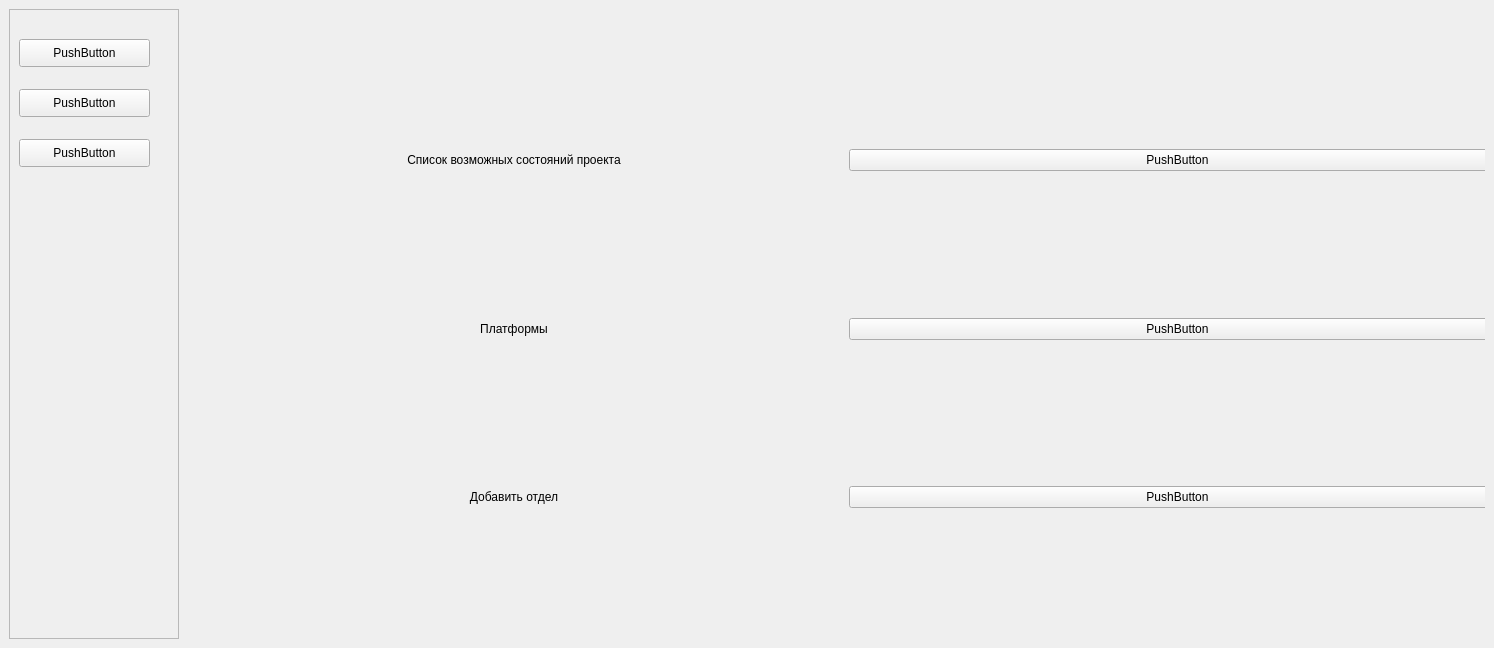
<?xml version="1.0" encoding="UTF-8"?>
<ui version="4.0">
 <class>MainWindo</class>
 <widget class="QMainWindow" name="MainWindo">
  <property name="geometry">
   <rect>
    <x>0</x>
    <y>0</y>
    <width>1494</width>
    <height>648</height>
   </rect>
  </property>
  <property name="windowTitle">
   <string>Game Dev Company databases</string>
  </property>
  <widget class="QWidget" name="centralwidget">
   <layout class="QGridLayout" name="gridLayout_3">
    <item row="0" column="0">
     <widget class="QFrame" name="frame_2">
      <property name="minimumSize">
       <size>
        <width>170</width>
        <height>0</height>
       </size>
      </property>
      <property name="frameShape">
       <enum>QFrame::StyledPanel</enum>
      </property>
      <property name="frameShadow">
       <enum>QFrame::Raised</enum>
      </property>
      <widget class="QPushButton" name="pushButton_3">
       <property name="geometry">
        <rect>
         <x>10</x>
         <y>30</y>
         <width>131</width>
         <height>28</height>
        </rect>
       </property>
       <property name="text">
        <string>PushButton</string>
       </property>
      </widget>
      <widget class="QPushButton" name="pushButton_4">
       <property name="geometry">
        <rect>
         <x>10</x>
         <y>80</y>
         <width>131</width>
         <height>28</height>
        </rect>
       </property>
       <property name="text">
        <string>PushButton</string>
       </property>
      </widget>
      <widget class="QPushButton" name="pushButton_5">
       <property name="geometry">
        <rect>
         <x>10</x>
         <y>130</y>
         <width>131</width>
         <height>28</height>
        </rect>
       </property>
       <property name="text">
        <string>PushButton</string>
       </property>
      </widget>
     </widget>
    </item>
    <item row="0" column="2">
     <widget class="QStackedWidget" name="stackedWidget">
      <property name="minimumSize">
       <size>
        <width>980</width>
        <height>600</height>
       </size>
      </property>
      <property name="currentIndex">
       <number>1</number>
      </property>
      <widget class="QWidget" name="page">
       <widget class="QTableWidget" name="tableWidget">
        <property name="geometry">
         <rect>
          <x>280</x>
          <y>0</y>
          <width>1001</width>
          <height>591</height>
         </rect>
        </property>
       </widget>
       <widget class="QTextBrowser" name="textBrowser">
        <property name="geometry">
         <rect>
          <x>10</x>
          <y>80</y>
          <width>256</width>
          <height>51</height>
         </rect>
        </property>
       </widget>
       <widget class="QPushButton" name="pushButton">
        <property name="geometry">
         <rect>
          <x>90</x>
          <y>160</y>
          <width>93</width>
          <height>28</height>
         </rect>
        </property>
        <property name="text">
         <string>PushButton</string>
        </property>
       </widget>
       <widget class="QPushButton" name="pushButton_2">
        <property name="geometry">
         <rect>
          <x>100</x>
          <y>490</y>
          <width>93</width>
          <height>28</height>
         </rect>
        </property>
        <property name="text">
         <string>PushButton</string>
        </property>
       </widget>
      </widget>
      <widget class="QWidget" name="page_2">
       <widget class="QWidget" name="gridLayoutWidget">
        <property name="geometry">
         <rect>
          <x>0</x>
          <y>-1</y>
          <width>1321</width>
          <height>641</height>
         </rect>
        </property>
        <layout class="QGridLayout" name="gridLayout">
         <item row="0" column="1">
          <spacer name="verticalSpacer_3">
           <property name="orientation">
            <enum>Qt::Vertical</enum>
           </property>
           <property name="sizeHint" stdset="0">
            <size>
             <width>20</width>
             <height>40</height>
            </size>
           </property>
          </spacer>
         </item>
         <item row="2" column="1">
          <spacer name="verticalSpacer_2">
           <property name="orientation">
            <enum>Qt::Vertical</enum>
           </property>
           <property name="sizeHint" stdset="0">
            <size>
             <width>20</width>
             <height>40</height>
            </size>
           </property>
          </spacer>
         </item>
         <item row="1" column="0">
          <widget class="QLabel" name="label">
           <property name="text">
            <string>Список возможных состояний проекта</string>
           </property>
           <property name="alignment">
            <set>Qt::AlignCenter</set>
           </property>
           <property name="wordWrap">
            <bool>false</bool>
           </property>
          </widget>
         </item>
         <item row="3" column="0">
          <widget class="QLabel" name="label_2">
           <property name="text">
            <string>Платформы</string>
           </property>
           <property name="alignment">
            <set>Qt::AlignCenter</set>
           </property>
          </widget>
         </item>
         <item row="4" column="1">
          <spacer name="verticalSpacer">
           <property name="orientation">
            <enum>Qt::Vertical</enum>
           </property>
           <property name="sizeHint" stdset="0">
            <size>
             <width>20</width>
             <height>40</height>
            </size>
           </property>
          </spacer>
         </item>
         <item row="6" column="1">
          <spacer name="verticalSpacer_4">
           <property name="orientation">
            <enum>Qt::Vertical</enum>
           </property>
           <property name="sizeHint" stdset="0">
            <size>
             <width>20</width>
             <height>40</height>
            </size>
           </property>
          </spacer>
         </item>
         <item row="1" column="1">
          <widget class="QPushButton" name="pushButton_6">
           <property name="text">
            <string>PushButton</string>
           </property>
          </widget>
         </item>
         <item row="5" column="1">
          <widget class="QPushButton" name="pushButton_8">
           <property name="text">
            <string>PushButton</string>
           </property>
          </widget>
         </item>
         <item row="3" column="1">
          <widget class="QPushButton" name="pushButton_7">
           <property name="text">
            <string>PushButton</string>
           </property>
          </widget>
         </item>
         <item row="5" column="0">
          <widget class="QLabel" name="label_3">
           <property name="text">
            <string>Добавить отдел</string>
           </property>
           <property name="alignment">
            <set>Qt::AlignCenter</set>
           </property>
          </widget>
         </item>
        </layout>
       </widget>
      </widget>
     </widget>
    </item>
   </layout>
  </widget>
  <widget class="QMenuBar" name="menubar">
   <property name="enabled">
    <bool>true</bool>
   </property>
   <property name="geometry">
    <rect>
     <x>0</x>
     <y>0</y>
     <width>1494</width>
     <height>26</height>
    </rect>
   </property>
   <property name="nativeMenuBar">
    <bool>true</bool>
   </property>
  </widget>
 </widget>
 <resources/>
 <connections/>
</ui>
